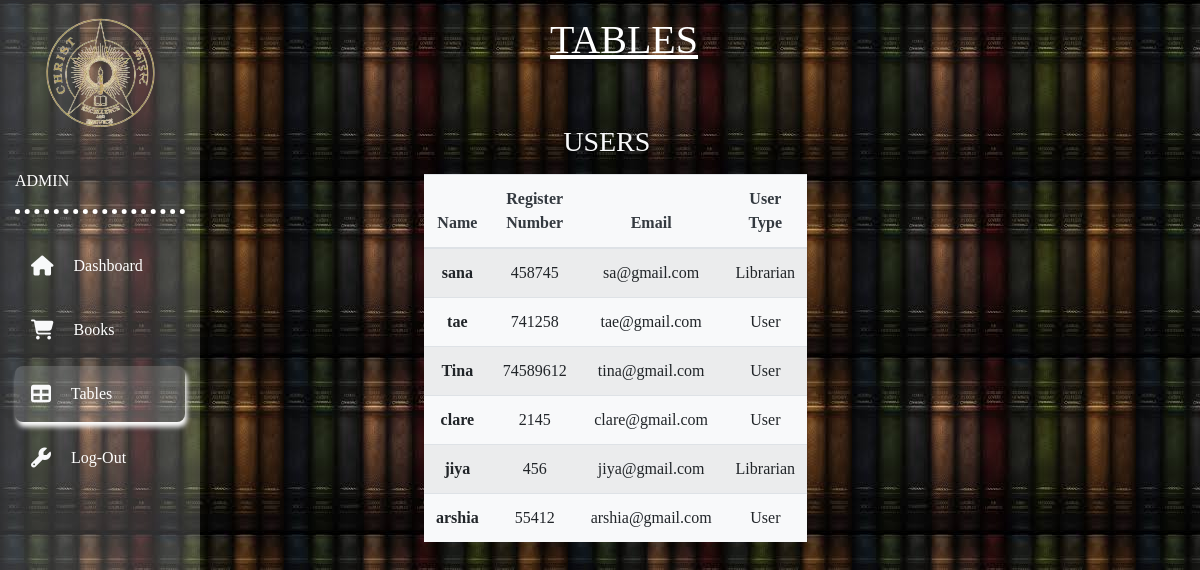
The app's page /admintables/, older data.
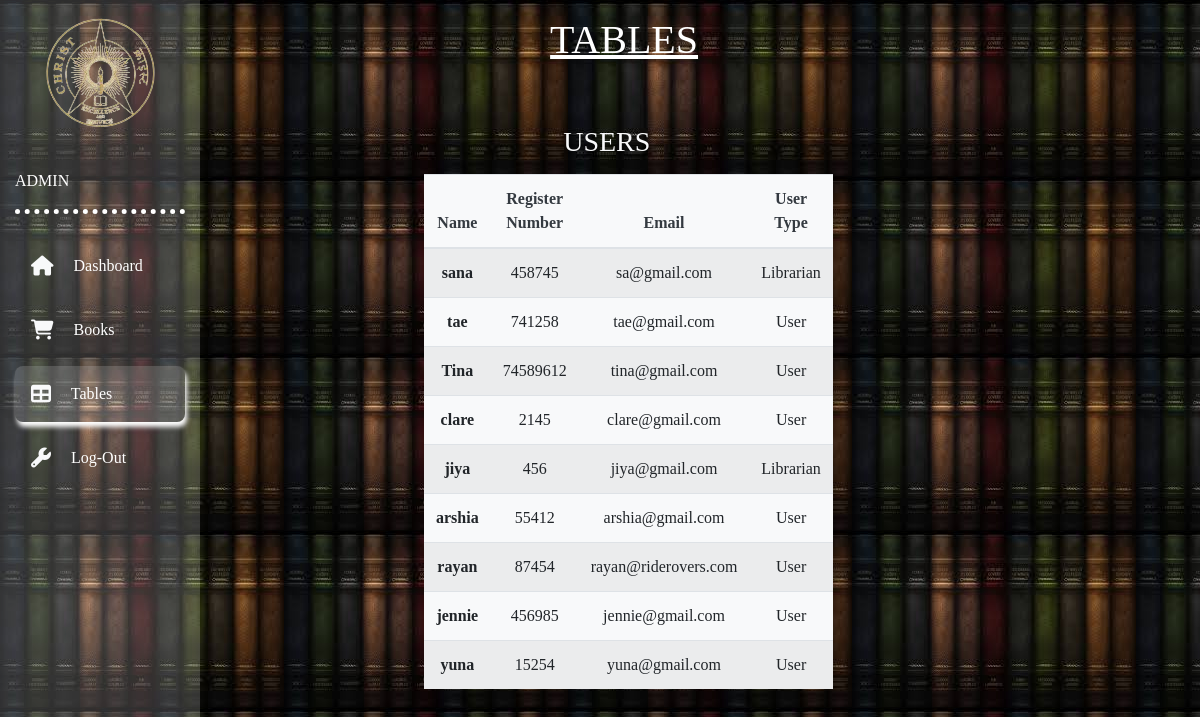
The same page, newer data.
### librarian/models.py (models this page shows)
class user_new(models.Model):
    Username = models.CharField(max_length=200)
    Email = models.CharField(max_length=200)
    Register_number = models.CharField(max_length=200)
    Login_as = models.CharField(max_length=200 ,choices=Login)

### librarian/views.py (the view)
# urls.py: path('admintables/',admintables,name='admintables'),
def admintables(request):
    us_stt=user_new.objects.all()
    book_det=user_with_books.objects.all()
    return render(request, 'admin/admin_tables.html',{'us_st':us_stt,'bdet':book_det})

### templates/admin/admin_tables.html (shortened to what this page needs)
{% load static %}
<!doctype html>
<html lang="en">
  <head>
    <link rel="stylesheet" href="https://stackpath.bootstrapcdn.com/bootstrap/4.3.1/css/bootstrap.min.css">
  <link rel="stylesheet" href="{% static 'styles\user.css' %}">
</head>
  <body style="background-image: url('/static/Images/image1.jpg'); font-family: 'Times New Roman', Times, serif;">
      <nav class="navbar navbar-expand-md navbar-light">
<div class="collapse navbar-collapse" id="navbar">
    <div class="container-fluid">
        <div class="row" >
            <div class=" col-xl-2 col-lg-3 col-md-4 sidebar fixed-top">
                <a href="#" class="navbar-brand text-white d-block
                mx-auto text-center py-3 mb-4"><img src="{% static 'Images/58372707_1247418162084625_4254928489880223744_n-removebg-preview.png' %}"></a>
                <div class="bottom-border pb-3">
                    <a href="#" class="text-white " style="font-family: 'Times New Roman', Times, serif; text-transform: uppercase;">ADMIN</a>
                </div>
                <ul class="navbar-nav flex-column mt-4">
                   <li class="nav-item"><a href="{% url 'adminpanel' %}" class="nav-link text-white p-3 mb-2
                    sidebar-link"><i class="fas fa-home text-light fa-lg mr-3"></i>
                Dashboard</a></li>
                <li class="nav-item"><a href="{% url 'adminbooks' %}" class="nav-link text-white p-3 mb-2
                    sidebar-link"><i class="fas fa-shopping-cart text-light fa-lg mr-3"></i>
                Books</a></li>
                <li class="nav-item"><a href="{% url 'admintables' %}" class="nav-link text-white p-3 mb-2
                    current"><i class="fas fa-table text-light fa-lg mr-3"></i>
                Tables</a></li>
                <li class="nav-item"><a href="{% url 'login' %}" class="nav-link text-white p-3 mb-2
                    sidebar-link"><i class="fas fa-wrench text-light fa-lg mr-3"></i>
                    Log-Out</a></li>
            </div>
<div class="col-xl-10 col-lg-9 col-md-8 ml-auto top-bar  py-2 top-nav">
    <div class="row align-item-center">
   <div class="col-md-4">
   </div>
   <div class="col-md-5">
    <h1 style="color: white;text-decoration: underline;">TABLES</h1>
   </div>
        </div>
</div>
        </div>
    </div>
</div>
      </nav>
<section>
    <div class="container-fluid">
        <div class="row mb-5" >
            <div class="col-xl-10 col-lg-9 col-md-8 ml-auto">
                <div class="row " style="margin-left: 20%;" >
                     <div class="col-xl-6 col-12 mb-4 mb-xl-0">
                       <h3 class="text-light text-center mb-3" style="font-family: 'Times New Roman', Times, serif; margin-top: 10%;">
                           USERS
                       </h3>
                       <table class="table table-striped bg-light text-center">
                           <thead>
                               <tr class="text-dark">
                                   <th>Name</th>
                                   <th>Register Number</th>
                                   <th>Email</th>
                                   <th>User Type</th>
                               </tr>
                           </thead>
                           <tbody>
                               <tr>
                                {% for i in us_st %}
                                   <th>{{i.Username}}</th>
                                   <td>{{i.Register_number}}</td>
                                   <td>{{i.Email}}</td>
                                   <td>{{i.Login_as}}</td>
                               </tr>
                                {% endfor %}
                           </tbody>
                       </table>
                      </div>
                         </div>
                </div>
            </div>
        </div>
</section>
  </body>
</html>

### static/styles/user.css (style rules this page uses)
body { font-family: Arial, Helvetica, sans-serif; background-color: white; }
.sidebar { height: 100vh; background-color: rgba(255, 255, 255, 0.179); background-position: center; background-repeat: no-repeat; background-size: cover; box-shadow:black; }
.bottom-border { border-bottom: 5px dotted white; }
.sidebar-link { transition: all .4s; }
.current { background-color:rgba(255, 255, 255, 0.163); border-radius: 8px; box-shadow: 2px 5px 5px white; transition: all .3s; }

Row changes from the older to the newer data that the page shows:
added user_new: Username "rayan", Register_number "87454", Email "rayan@riderovers.com", Login_as "User"
added user_new: Username "jennie", Register_number "456985", Email "jennie@gmail.com", Login_as "User"
added user_new: Username "yuna", Register_number "15254", Email "yuna@gmail.com", Login_as "User"
